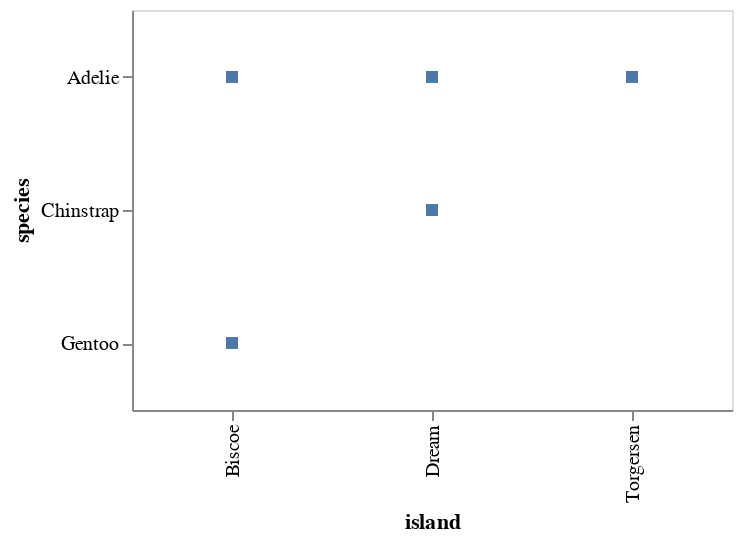

The code cell stored with this chart in its notebook:
### Code cell
#Scatter Plot of Islands-Species
IslandSpecies_Scatter = alt.Chart(df).mark_square().encode(
    x="island",
    y=alt.Y("species").scale(zero=False)
).properties(
    width=300, 
    height=200
)
IslandSpecies_Scatter

### Figure 1 — Vega-Lite specification as saved in the notebook (floating-point values rounded to 4 significant figures; data arrays with more than 128 entries replaced by an {"elided": "..."} marker saying what was removed)
{"config": {"view": {"continuousWidth": 300, "continuousHeight": 300}}, "data": {"name": "data-d4cc4b5afb59cc499110efd6c75570d3"}, "mark": {"type": "square"}, "encoding": {"x": {"field": "island", "type": "nominal"}, "y": {"field": "species", "scale": {"zero": false}, "type": "nominal"}}, "height": 200, "width": 300, "$schema": "https://vega.github.io/schema/vega-lite/v5.8.0.json", "datasets": {"data-d4cc4b5afb59cc499110efd6c75570d3": {"elided": "344 records"}}}
